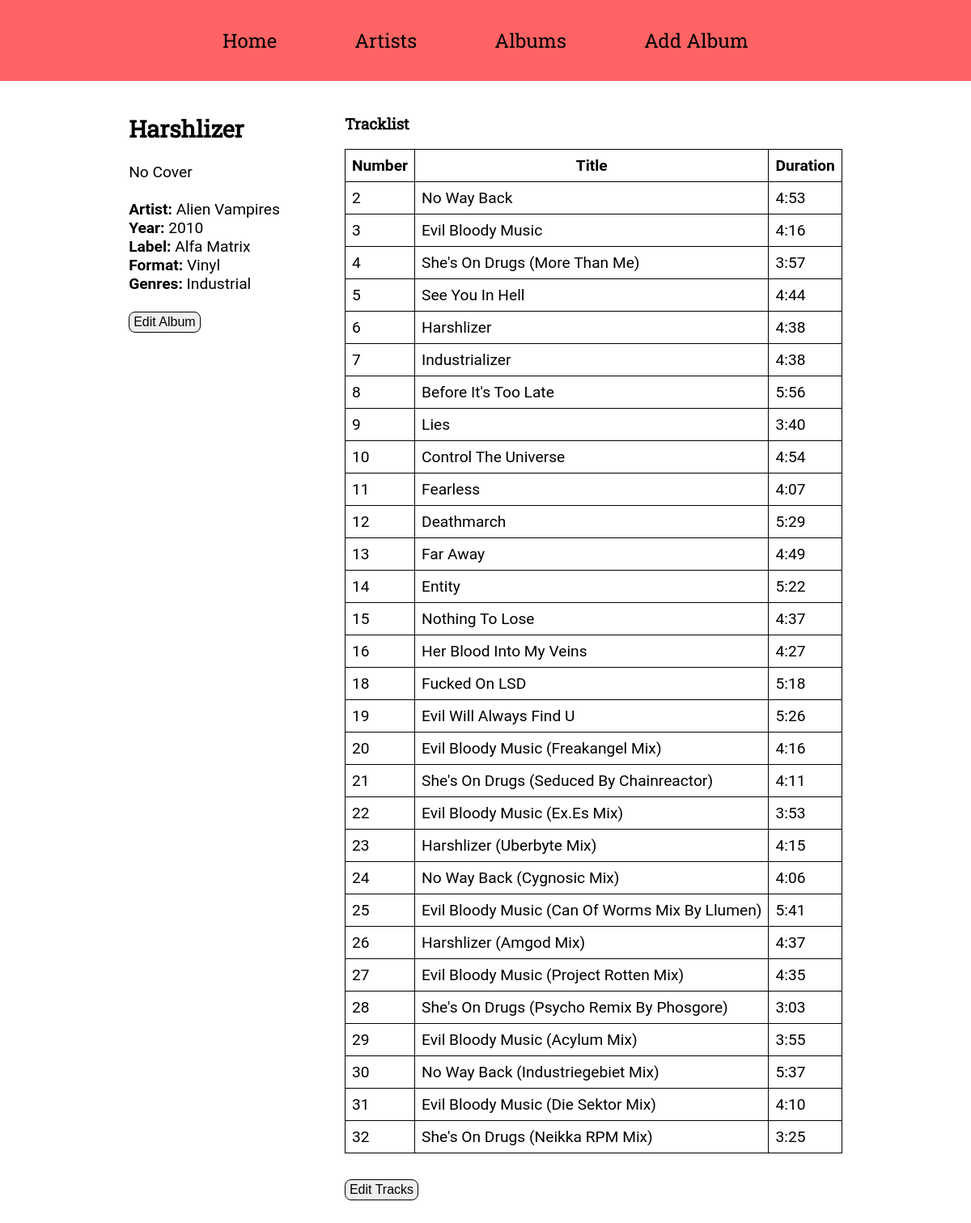
/album_details/4, run on the app's committed database.
### app/models.py (models this page shows)
class Album(db.Model):
    __tablename__ = "album"
    id: so.Mapped[int] = so.mapped_column(primary_key=True)
    discogs_id: so.Mapped[Optional[int]] = so.mapped_column(sa.Integer, unique=True)
    title: so.Mapped[str] = so.mapped_column(sa.String(64), index=True)
    year: so.Mapped[Optional[int]] = so.mapped_column(sa.SmallInteger)
    format: so.Mapped[AlbumFormat] = so.mapped_column(
        sa.Enum(AlbumFormat, name="album_format")
    )
    label: so.Mapped[Optional[str]] = so.mapped_column(sa.String(64))
    cover_path: so.Mapped[Optional[str]] = so.mapped_column(sa.String(128))
    notes: so.Mapped[Optional[str]] = so.mapped_column(sa.String(256))
    artist_id: so.Mapped[int] = so.mapped_column(sa.ForeignKey(Artist.id), index=True)
    artist: so.Mapped["Artist"] = so.relationship(back_populates="albums")
    tracks: so.Mapped[list["Track"]] = so.relationship(
        back_populates="album", cascade="all, delete-orphan"
    )
    genres: so.Mapped[list["Genre"]] = so.relationship(
        secondary=album_genres, back_populates="albums"
    )

class Artist(db.Model):
    __tablename__ = "artist"
    id: so.Mapped[int] = so.mapped_column(primary_key=True)
    name: so.Mapped[str] = so.mapped_column(sa.String(128), index=True, unique=True)
    country: so.Mapped[Optional[str]] = so.mapped_column(sa.String(64))
    year_of_founding: so.Mapped[Optional[int]] = so.mapped_column(
        sa.SmallInteger, index=True
    )
    notes: so.Mapped[Optional[str]] = so.mapped_column(sa.String(256))
    albums: so.Mapped[list["Album"]] = so.relationship(back_populates="artist")

class Genre(db.Model):
    __tablename__ = "genre"
    id: so.Mapped[int] = so.mapped_column(primary_key=True)
    name: so.Mapped[str] = so.mapped_column(sa.String(32), index=True, unique=True)
    albums: so.Mapped[list["Album"]] = so.relationship(
        secondary=album_genres, back_populates="genres"
    )

class Track(db.Model):
    __tablename__ = "track"
    id: so.Mapped[int] = so.mapped_column(primary_key=True)
    title: so.Mapped[str] = so.mapped_column(sa.String(128), index=True)
    track_number: so.Mapped[int] = so.mapped_column(sa.SmallInteger)
    duration_seconds: so.Mapped[int] = so.mapped_column(sa.SmallInteger)
    album_id: so.Mapped[int] = so.mapped_column(sa.ForeignKey(Album.id), index=True)
    album: so.Mapped["Album"] = so.relationship(back_populates="tracks")

### app/main/routes.py (the view)
@bp.route("/album_details/<int:album_id>", methods=["GET"])
def album_details(album_id):
    album = db.session.scalar(sa.Select(Album).where(Album.id == album_id))
    tracks = db.session.scalars(sa.select(Track).where(Track.album_id == album_id))
    if not album:
        flash("Album not found.")
        return redirect(url_for("main.albums"))
    return render_template(
        "album_details.html", title=album.title, tracks=tracks, album=album
    )

### app/templates/album_details.html (shortened to what this page needs)
{% extends "base.html" %}
{% block content %}
<div class="album-details">
    <div class="album-details-cover">
        <h2>{{ album.title }}</h2><br>
        {% if album.cover_path %}
        <img src="{{ url_for('static/images', filename=album.cover_path) }}">
        {% else %}
        No Cover
        {% endif %}
        <br><br>
        <p><b>Artist: </b>{{ album.artist.name }}</p>
        <p><b>Year: </b>{{ album.year }}</p>
        <p><b>Label: </b>{{ album.label or "-" }}</p>
        <p><b>Format: </b>{{ album.format.value.capitalize() }}</p>
        <p>
            <b>Genres: </b>
            {% for genre in album.genres %}
            {{ genre.name }}
            {% endfor %}
        </p>
        <br>
        <p><button type="button"><a href="{{ url_for('main.edit_album', album_id=album.id) }}">Edit Album</a></button>
        </p>
    </div>
    <div class="track-list">
        <h3>Tracklist</h3><br>
        <table>
            <tr>
                <th>Number</th>
                <th>Title</th>
                <th>Duration</th>
            </tr>
            {% for track in tracks %}
            <tr>
                <td>{{ track.track_number }}</td>
                <td>{{ track.title }}</td>
                <td>
                    {% if track.duration_seconds %}
                    {{ track.duration_seconds // 60 }}:{{ "%02d"|format(track.duration_seconds % 60) }}
                    {% else %} -
                    {% endif %}
                </td>
            </tr>
            {% endfor %}
        </table>
        <p><button type="button"><a href="{{ url_for('main.tracks', album_id=album.id) }}">Edit Tracks</a></button></p>
    </div>
</div>
{% endblock %}

### app/static/css/style.css (style rules this page uses)
* { box-sizing: border-box; margin: 0; padding: 0; }
body { min-height: 100vh; font-family: "Roboto"; }
h2 { font-family: "Roboto Slab"; }
h3 { font-family: "Roboto Slab"; }
a { text-decoration: none; color: currentColor; }
table, th, td { border: 1px solid; border-collapse: collapse; padding: 8px; font-size: 1.2rem; margin-bottom: 2rem; }
button { font-size: 1rem; padding: 3px 5px; cursor: pointer; border-radius: 8px; border: 1px solid; }
.album-details { height: 100%; width: 100%; margin-top: 5rem; display: grid; grid-template-columns: auto auto; column-gap: 5rem; justify-content: center; align-items: flex-start; }
.album-details-cover { font-size: 1.2rem; }

### data on the page
Album: title "Harshlizer", year "2010", label "Alfa Matrix", format.value "Vinyl"
Artist: artist.name "Alien Vampires"
Genre: name "Industrial"
Track: track_number "2", title "No Way Back", duration_seconds "4", track.duration_seconds%60 "53"
Track: track_number "3", title "Evil Bloody Music", duration_seconds "4", track.duration_seconds%60 "16"
Track: track_number "4", title "She's On Drugs (More Than Me)", duration_seconds "3", track.duration_seconds%60 "57"
Track: track_number "5", title "See You In Hell", duration_seconds "4", track.duration_seconds%60 "44"
Track: track_number "6", title "Harshlizer", duration_seconds "4", track.duration_seconds%60 "38"
Track: track_number "7", title "Industrializer", duration_seconds "4", track.duration_seconds%60 "38"
Track: track_number "8", title "Before It's Too Late", duration_seconds "5", track.duration_seconds%60 "56"
Track: track_number "9", title "Lies", duration_seconds "3", track.duration_seconds%60 "40"
Track: track_number "10", title "Control The Universe", duration_seconds "4", track.duration_seconds%60 "54"
Track: track_number "11", title "Fearless", duration_seconds "4", track.duration_seconds%60 "07"
Track: track_number "12", title "Deathmarch", duration_seconds "5", track.duration_seconds%60 "29"
Track: track_number "13", title "Far Away", duration_seconds "4", track.duration_seconds%60 "49"
Track: track_number "14", title "Entity", duration_seconds "5", track.duration_seconds%60 "22"
Track: track_number "15", title "Nothing To Lose", duration_seconds "4", track.duration_seconds%60 "37"
Track: track_number "16", title "Her Blood Into My Veins", duration_seconds "4", track.duration_seconds%60 "27"
Track: track_number "18", title "Fucked On LSD", duration_seconds "5", track.duration_seconds%60 "18"
Track: track_number "19", title "Evil Will Always Find U", duration_seconds "5", track.duration_seconds%60 "26"
Track: track_number "20", title "Evil Bloody Music (Freakangel Mix)", duration_seconds "4", track.duration_seconds%60 "16"
Track: track_number "21", title "She's On Drugs (Seduced By Chainreactor)", duration_seconds "4", track.duration_seconds%60 "11"
Track: track_number "22", title "Evil Bloody Music (Ex.Es Mix)", duration_seconds "3", track.duration_seconds%60 "53"
Track: track_number "23", title "Harshlizer (Uberbyte Mix)", duration_seconds "4", track.duration_seconds%60 "15"
Track: track_number "24", title "No Way Back (Cygnosic Mix)", duration_seconds "4", track.duration_seconds%60 "06"
Track: track_number "25", title "Evil Bloody Music (Can Of Worms Mix By Llumen)", duration_seconds "5", track.duration_seconds%60 "41"
Track: track_number "26", title "Harshlizer (Amgod Mix)", duration_seconds "4", track.duration_seconds%60 "37"
Track: track_number "27", title "Evil Bloody Music (Project Rotten Mix)", duration_seconds "4", track.duration_seconds%60 "35"
Track: track_number "28", title "She's On Drugs (Psycho Remix By Phosgore)", duration_seconds "3", track.duration_seconds%60 "03"
Track: track_number "29", title "Evil Bloody Music (Acylum Mix)", duration_seconds "3", track.duration_seconds%60 "55"
Track: track_number "30", title "No Way Back (Industriegebiet Mix)", duration_seconds "5", track.duration_seconds%60 "37"
Track: track_number "31", title "Evil Bloody Music (Die Sektor Mix)", duration_seconds "4", track.duration_seconds%60 "10"
Track: track_number "32", title "She's On Drugs (Neikka RPM Mix)", duration_seconds "3", track.duration_seconds%60 "25"
